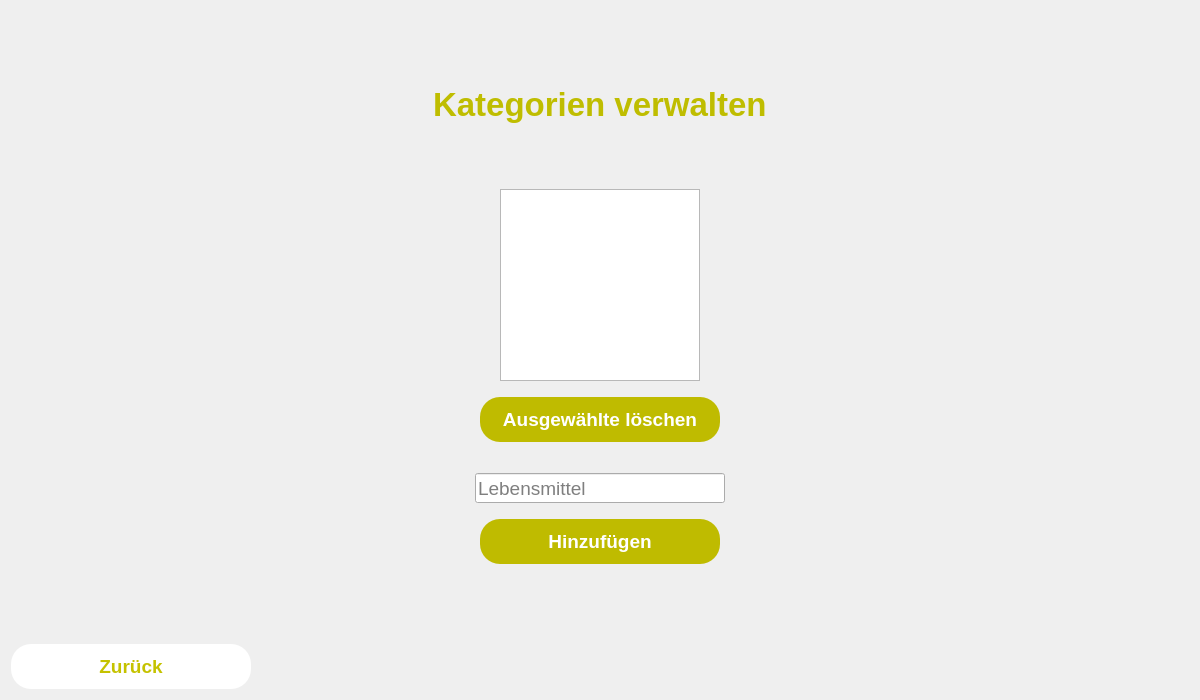
<?xml version="1.0" encoding="UTF-8"?>
<ui version="4.0">
 <class>CatView</class>
 <widget class="QWidget" name="CatView">
  <property name="geometry">
   <rect>
    <x>0</x>
    <y>0</y>
    <width>1200</width>
    <height>700</height>
   </rect>
  </property>
  <property name="windowTitle">
   <string>meinHaushalt</string>
  </property>
  <layout class="QVBoxLayout" name="verticalLayout">
   <item>
    <layout class="QVBoxLayout" name="verticalLayout_3">
     <item>
      <spacer name="verticalSpacer">
       <property name="orientation">
        <enum>Qt::Vertical</enum>
       </property>
       <property name="sizeHint" stdset="0">
        <size>
         <width>20</width>
         <height>40</height>
        </size>
       </property>
      </spacer>
     </item>
     <item>
      <layout class="QHBoxLayout" name="horizontalLayout_2">
       <item>
        <spacer name="horizontalSpacer_4">
         <property name="orientation">
          <enum>Qt::Horizontal</enum>
         </property>
         <property name="sizeHint" stdset="0">
          <size>
           <width>40</width>
           <height>20</height>
          </size>
         </property>
        </spacer>
       </item>
       <item>
        <widget class="QLabel" name="label">
         <property name="font">
          <font>
           <pointsize>25</pointsize>
           <weight>75</weight>
           <bold>true</bold>
          </font>
         </property>
         <property name="styleSheet">
          <string notr="true">QLabel {
color: rgb(191, 189, 0)
}</string>
         </property>
         <property name="text">
          <string>Kategorien verwalten</string>
         </property>
        </widget>
       </item>
       <item>
        <spacer name="horizontalSpacer_3">
         <property name="orientation">
          <enum>Qt::Horizontal</enum>
         </property>
         <property name="sizeHint" stdset="0">
          <size>
           <width>40</width>
           <height>20</height>
          </size>
         </property>
        </spacer>
       </item>
      </layout>
     </item>
     <item>
      <layout class="QHBoxLayout" name="horizontalLayout_5">
       <property name="topMargin">
        <number>60</number>
       </property>
       <item>
        <spacer name="horizontalSpacer_8">
         <property name="orientation">
          <enum>Qt::Horizontal</enum>
         </property>
         <property name="sizeHint" stdset="0">
          <size>
           <width>40</width>
           <height>20</height>
          </size>
         </property>
        </spacer>
       </item>
       <item>
        <widget class="QListView" name="categoryListView">
         <property name="minimumSize">
          <size>
           <width>200</width>
           <height>60</height>
          </size>
         </property>
         <property name="maximumSize">
          <size>
           <width>200</width>
           <height>200</height>
          </size>
         </property>
         <property name="font">
          <font>
           <pointsize>14</pointsize>
          </font>
         </property>
         <property name="alternatingRowColors">
          <bool>true</bool>
         </property>
         <property name="selectionMode">
          <enum>QAbstractItemView::ExtendedSelection</enum>
         </property>
        </widget>
       </item>
       <item>
        <spacer name="horizontalSpacer_9">
         <property name="orientation">
          <enum>Qt::Horizontal</enum>
         </property>
         <property name="sizeHint" stdset="0">
          <size>
           <width>40</width>
           <height>20</height>
          </size>
         </property>
        </spacer>
       </item>
      </layout>
     </item>
     <item>
      <layout class="QHBoxLayout" name="horizontalLayout_3">
       <property name="topMargin">
        <number>10</number>
       </property>
       <item>
        <spacer name="horizontalSpacer_5">
         <property name="orientation">
          <enum>Qt::Horizontal</enum>
         </property>
         <property name="sizeHint" stdset="0">
          <size>
           <width>40</width>
           <height>20</height>
          </size>
         </property>
        </spacer>
       </item>
       <item>
        <widget class="QPushButton" name="DeleteButton">
         <property name="minimumSize">
          <size>
           <width>240</width>
           <height>45</height>
          </size>
         </property>
         <property name="maximumSize">
          <size>
           <width>240</width>
           <height>45</height>
          </size>
         </property>
         <property name="font">
          <font>
           <pointsize>14</pointsize>
           <weight>75</weight>
           <bold>true</bold>
          </font>
         </property>
         <property name="cursor">
          <cursorShape>PointingHandCursor</cursorShape>
         </property>
         <property name="styleSheet">
          <string notr="true">QPushButton {
color: white;
background-color: rgb(191, 187, 0); 
border-radius: 20px;
border-style: outset;
padding: 10px;
}

QPushButton:disabled {

}

QPushButton:hover {
background: qradialgradient(
cx: 0.3, cy: -0.4, fx: 0.3, fy: -0.4,
radius: 1.35, stop: 0 #fff, stop: 1 rgb(193, 189, 0)
);
}

QPushButton:pressed {
border-style: inset;
background: qradialgradient(
cx: 0.4, cy: -0.1, fx: 0.4, fy: -0.1,
radius: 1.35, stop: 0 #fff, stop: 1 #ddd
);
}

QPushButton:focus {
	border: none;
	outline: none;
}</string>
         </property>
         <property name="text">
          <string>Ausgewählte löschen</string>
         </property>
        </widget>
       </item>
       <item>
        <spacer name="horizontalSpacer_6">
         <property name="orientation">
          <enum>Qt::Horizontal</enum>
         </property>
         <property name="sizeHint" stdset="0">
          <size>
           <width>40</width>
           <height>20</height>
          </size>
         </property>
        </spacer>
       </item>
      </layout>
     </item>
     <item>
      <layout class="QHBoxLayout" name="horizontalLayout">
       <property name="topMargin">
        <number>25</number>
       </property>
       <item>
        <spacer name="horizontalSpacer">
         <property name="orientation">
          <enum>Qt::Horizontal</enum>
         </property>
         <property name="sizeHint" stdset="0">
          <size>
           <width>40</width>
           <height>20</height>
          </size>
         </property>
        </spacer>
       </item>
       <item>
        <widget class="QLineEdit" name="categoryLine">
         <property name="enabled">
          <bool>true</bool>
         </property>
         <property name="minimumSize">
          <size>
           <width>250</width>
           <height>30</height>
          </size>
         </property>
         <property name="maximumSize">
          <size>
           <width>250</width>
           <height>30</height>
          </size>
         </property>
         <property name="font">
          <font>
           <pointsize>14</pointsize>
           <weight>50</weight>
           <bold>false</bold>
          </font>
         </property>
         <property name="text">
          <string/>
         </property>
         <property name="maxLength">
          <number>100</number>
         </property>
         <property name="frame">
          <bool>true</bool>
         </property>
         <property name="echoMode">
          <enum>QLineEdit::Normal</enum>
         </property>
         <property name="placeholderText">
          <string>Lebensmittel</string>
         </property>
        </widget>
       </item>
       <item>
        <spacer name="horizontalSpacer_2">
         <property name="orientation">
          <enum>Qt::Horizontal</enum>
         </property>
         <property name="sizeHint" stdset="0">
          <size>
           <width>40</width>
           <height>20</height>
          </size>
         </property>
        </spacer>
       </item>
      </layout>
     </item>
     <item>
      <layout class="QHBoxLayout" name="horizontalLayout_6">
       <property name="topMargin">
        <number>10</number>
       </property>
       <item>
        <spacer name="horizontalSpacer_11">
         <property name="orientation">
          <enum>Qt::Horizontal</enum>
         </property>
         <property name="sizeHint" stdset="0">
          <size>
           <width>40</width>
           <height>20</height>
          </size>
         </property>
        </spacer>
       </item>
       <item>
        <widget class="QPushButton" name="AddButton">
         <property name="minimumSize">
          <size>
           <width>240</width>
           <height>45</height>
          </size>
         </property>
         <property name="maximumSize">
          <size>
           <width>240</width>
           <height>45</height>
          </size>
         </property>
         <property name="font">
          <font>
           <pointsize>14</pointsize>
           <weight>75</weight>
           <bold>true</bold>
          </font>
         </property>
         <property name="cursor">
          <cursorShape>PointingHandCursor</cursorShape>
         </property>
         <property name="styleSheet">
          <string notr="true">QPushButton {
color: white;
background-color: rgb(191, 187, 0); 
border-radius: 20px;
border-style: outset;
padding: 10px;
}

QPushButton:disabled {

}

QPushButton:hover {
background: qradialgradient(
cx: 0.3, cy: -0.4, fx: 0.3, fy: -0.4,
radius: 1.35, stop: 0 #fff, stop: 1 rgb(193, 189, 0)
);
}

QPushButton:pressed {
border-style: inset;
background: qradialgradient(
cx: 0.4, cy: -0.1, fx: 0.4, fy: -0.1,
radius: 1.35, stop: 0 #fff, stop: 1 #ddd
);
}

QPushButton:focus {
	border: none;
	outline: none;
}</string>
         </property>
         <property name="text">
          <string>Hinzufügen</string>
         </property>
        </widget>
       </item>
       <item>
        <spacer name="horizontalSpacer_10">
         <property name="orientation">
          <enum>Qt::Horizontal</enum>
         </property>
         <property name="sizeHint" stdset="0">
          <size>
           <width>40</width>
           <height>20</height>
          </size>
         </property>
        </spacer>
       </item>
      </layout>
     </item>
     <item>
      <spacer name="verticalSpacer_2">
       <property name="orientation">
        <enum>Qt::Vertical</enum>
       </property>
       <property name="sizeHint" stdset="0">
        <size>
         <width>20</width>
         <height>40</height>
        </size>
       </property>
      </spacer>
     </item>
     <item>
      <layout class="QHBoxLayout" name="horizontalLayout_4">
       <item>
        <widget class="QPushButton" name="BackButton">
         <property name="minimumSize">
          <size>
           <width>240</width>
           <height>45</height>
          </size>
         </property>
         <property name="maximumSize">
          <size>
           <width>240</width>
           <height>45</height>
          </size>
         </property>
         <property name="font">
          <font>
           <pointsize>14</pointsize>
           <weight>75</weight>
           <bold>true</bold>
          </font>
         </property>
         <property name="cursor">
          <cursorShape>PointingHandCursor</cursorShape>
         </property>
         <property name="styleSheet">
          <string notr="true">QPushButton {
color: rgb(197, 194, 0);
background-color: white; 
border-radius: 20px;
border-style: outset;
padding: 10px;
}

QPushButton:disabled {

}

QPushButton:hover {
background: qradialgradient(
cx: 0.3, cy: -0.4, fx: 0.3, fy: -0.4,
radius: 1.35, stop: 0 #fff, stop: 1 grey
);
}

QPushButton:pressed {
border-style: inset;
background: qradialgradient(
cx: 0.4, cy: -0.1, fx: 0.4, fy: -0.1,
radius: 1.35, stop: 0 #fff, stop: 1 #ddd
);
}

QPushButton:focus {
	border: none;
	outline: none;
}</string>
         </property>
         <property name="text">
          <string>Zurück</string>
         </property>
        </widget>
       </item>
       <item>
        <spacer name="horizontalSpacer_7">
         <property name="orientation">
          <enum>Qt::Horizontal</enum>
         </property>
         <property name="sizeHint" stdset="0">
          <size>
           <width>40</width>
           <height>20</height>
          </size>
         </property>
        </spacer>
       </item>
      </layout>
     </item>
    </layout>
   </item>
  </layout>
 </widget>
 <resources/>
 <connections/>
</ui>
